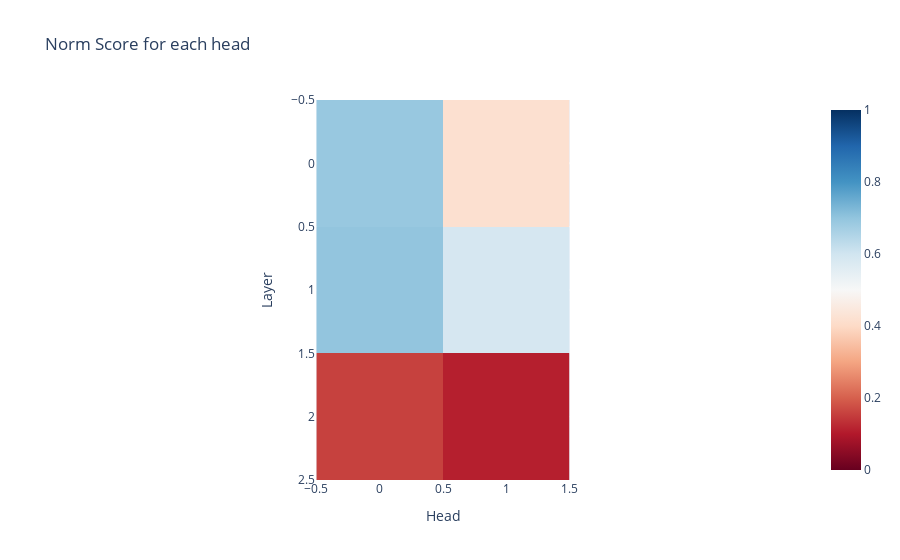

Notebook code cell kept with this figure:
### Code cell
imshow(total_scores, xaxis="Head", yaxis="Layer", title="Norm Score for each head", zmax=1.0, zmin=0)

### Figure 1 — Plotly figure (JSON) as saved in the notebook; plotly's stock layout.template omitted (floating-point values rounded to 4 significant figures)
{"data": [{"coloraxis": "coloraxis", "hovertemplate": "Head: %{x}<br>Layer: %{y}<br>color: %{z}<extra></extra>", "name": "0", "type": "heatmap", "xaxis": "x", "yaxis": "y", "z": [[0.6906, 0.4185], [0.6987, 0.5876], [0.1565, 0.1093]]}], "layout": {"coloraxis": {"cmax": 1, "cmid": 0, "cmin": 0, "colorscale": [[0, "rgb(103,0,31)"], [0.1, "rgb(178,24,43)"], [0.2, "rgb(214,96,77)"], [0.3, "rgb(244,165,130)"], [0.4, "rgb(253,219,199)"], [0.5, "rgb(247,247,247)"], [0.6, "rgb(209,229,240)"], [0.7, "rgb(146,197,222)"], [0.8, "rgb(67,147,195)"], [0.9, "rgb(33,102,172)"], [1, "rgb(5,48,97)"]]}, "title": {"text": "Norm Score for each head"}, "xaxis": {"anchor": "y", "constrain": "domain", "domain": [0, 1], "scaleanchor": "y", "title": {"text": "Head"}}, "yaxis": {"anchor": "x", "autorange": "reversed", "constrain": "domain", "domain": [0, 1], "title": {"text": "Layer"}}}}
